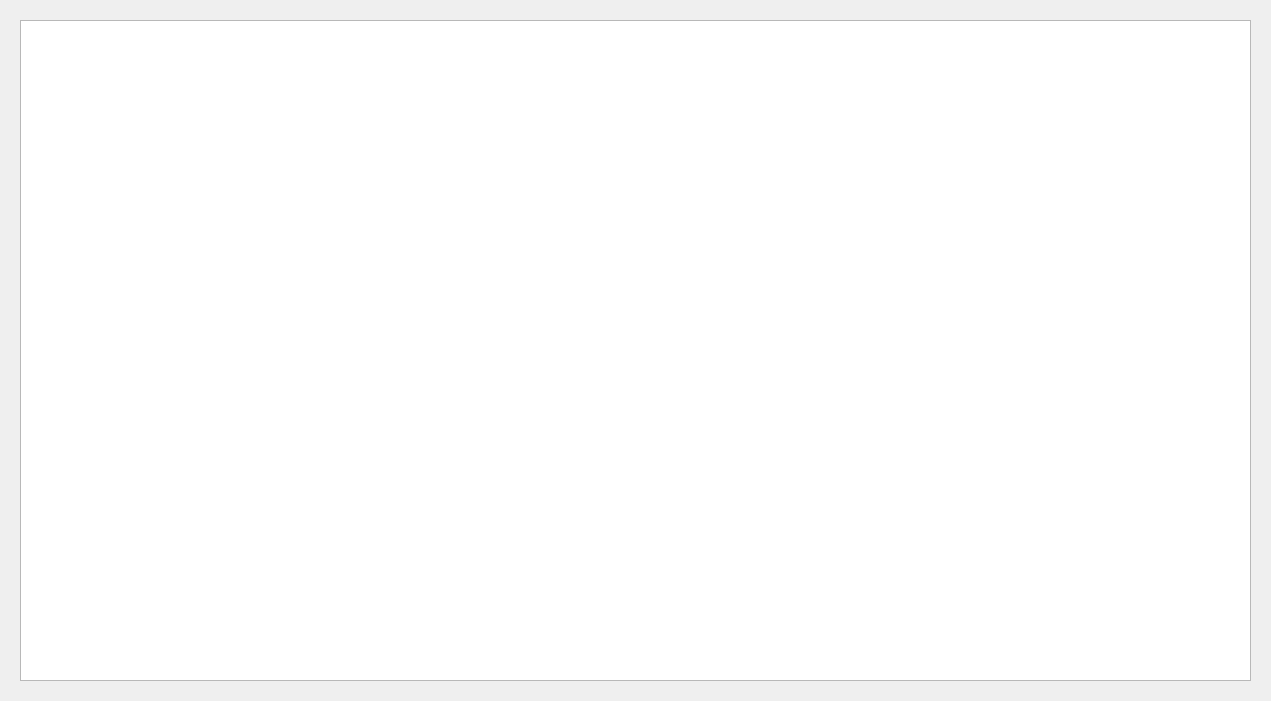
<?xml version="1.0" encoding="UTF-8"?>
<ui version="4.0">
 <class>compositionGroupView</class>
 <widget class="QWidget" name="compositionGroupView">
  <property name="geometry">
   <rect>
    <x>0</x>
    <y>0</y>
    <width>1271</width>
    <height>701</height>
   </rect>
  </property>
  <property name="windowTitle">
   <string>Compisition View</string>
  </property>
  <widget class="QTableWidget" name="tableWidget">
   <property name="geometry">
    <rect>
     <x>20</x>
     <y>20</y>
     <width>1231</width>
     <height>661</height>
    </rect>
   </property>
   <property name="editTriggers">
    <set>QAbstractItemView::NoEditTriggers</set>
   </property>
   <property name="iconSize">
    <size>
     <width>0</width>
     <height>0</height>
    </size>
   </property>
   <property name="showGrid">
    <bool>false</bool>
   </property>
   <attribute name="horizontalHeaderVisible">
    <bool>false</bool>
   </attribute>
   <attribute name="verticalHeaderVisible">
    <bool>false</bool>
   </attribute>
  </widget>
 </widget>
 <resources/>
 <connections/>
</ui>
